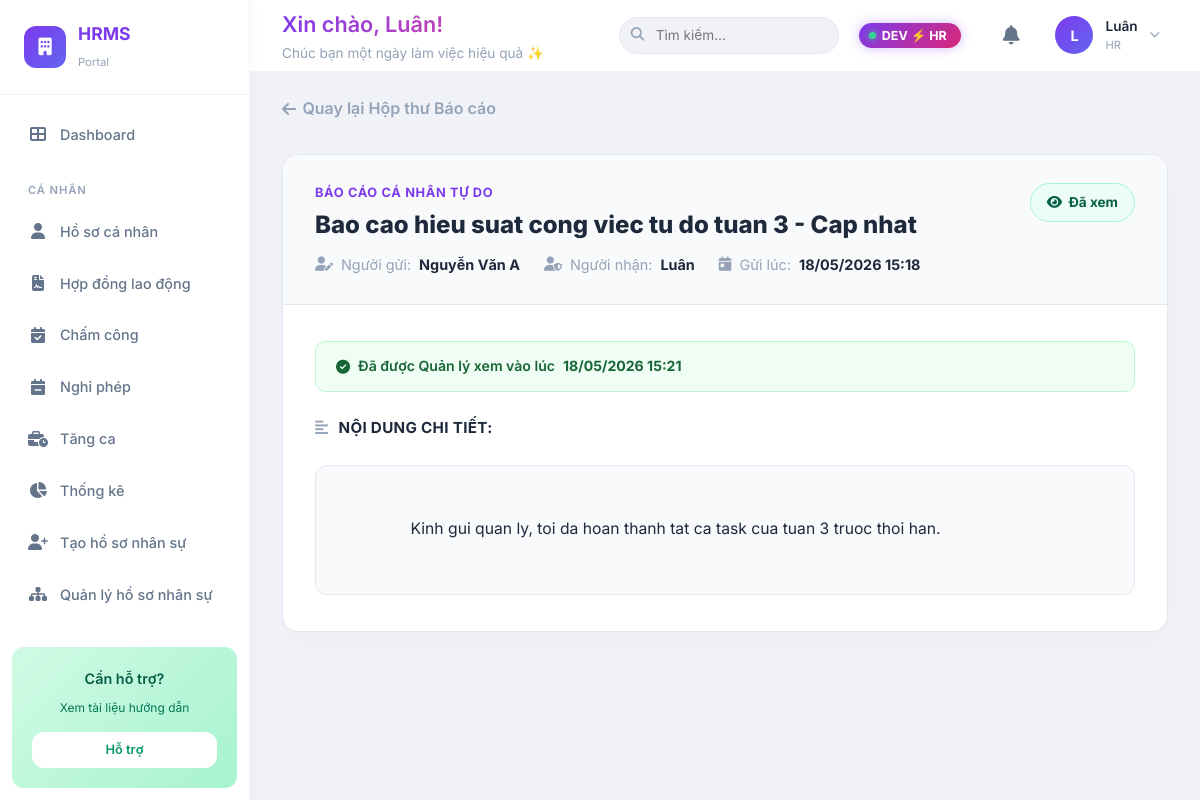
/reports/1/ (signed in), run on the app's committed database.
### accounts/models/account_model.py (models this page shows, shortened)
class UserProfile(models.Model):
    user = models.OneToOneField(
        User,
        on_delete=models.CASCADE,
        related_name="profile",
        help_text="Django user that owns this profile.",
    )
    role = models.ForeignKey(
        Role,
        on_delete=models.SET_NULL,
        null=True,
        blank=True,
        related_name="users",
        help_text="System role used for interface and access control.",
    )
    permissions = models.ManyToManyField(
        CustomPermission,
        blank=True,
        related_name="users",
        help_text="Custom permissions assigned independently from role.",
    )
    full_name = models.CharField(
        max_length=255,
        blank=True,
        null=True,
        default="",
        help_text="Full name from registration.",
    )
    employee_id = models.CharField(
        max_length=50,
        unique=True,
        help_text="Unique employee ID.",
    )
    @property
    def is_admin(self):
        if self.role and self.role.name == Role.ADMIN:
            return True
        return bool(self.user_id and self.user.is_superuser and not self.role)
    class Meta:
        ordering = ["user__username"]

### accounts/models/role_model.py (models this page shows, shortened)
class Role(models.Model):
    ADMIN = "admin"
    HR = "hr"
    MANAGER = "manager"
    LEADER = "leader"
    EMPLOYEE = "employee"
    ROLE_CHOICES = [
        (ADMIN, "Admin"),
        (HR, "HR"),
        (MANAGER, "Manager"),
        (LEADER, "Leader"),
        (EMPLOYEE, "Employee"),
    ]
    name = models.CharField(
        max_length=50,
        unique=True,
        choices=ROLE_CHOICES,
        help_text="Tên vai trò (VD: 'admin', 'manager').",
    )
    description = models.TextField(
        blank=True,
        default="",
        help_text="Mô tả vai trò này làm gì.",
    )
    class Meta:
        ordering = ["name"]

### reports_interactions/models/report_model.py (models this page shows, shortened)
class Report(models.Model):
    SUBMITTED = 'submitted'
    NEEDS_UPDATE = 'needs_update'
    ACKNOWLEDGED = 'acknowledged'
    STATUS_CHOICES = [
        (SUBMITTED, 'Đã gửi'),
        (NEEDS_UPDATE, 'Yêu cầu cập nhật'),
        (ACKNOWLEDGED, 'Đã tiếp nhận'),
    ]
    author = models.ForeignKey(
        User,
        on_delete=models.CASCADE,
        related_name='reports_sent',
        help_text="Người gửi báo cáo.",
    )
    recipient = models.ForeignKey(
        User,
        on_delete=models.CASCADE,
        related_name='reports_received',
        help_text="Quản lý nhận báo cáo.",
        null=True,
        blank=True,
    )
    title = models.CharField(
        max_length=255,
        help_text="Tiêu đề báo cáo.",
    )
    content = models.TextField(
        help_text="Nội dung báo cáo.",
    )
    file_attachment = models.FileField(
        upload_to='report_attachments/',
        null=True,
        blank=True,
        help_text="Tài liệu/file đính kèm.",
    )
    is_viewed = models.BooleanField(
        default=False,
        help_text="Trạng thái đã xem của cấp quản lý.",
    )
    viewed_at = models.DateTimeField(
        null=True,
        blank=True,
        help_text="Thời điểm quản lý xem báo cáo.",
    )
    status = models.CharField(
        max_length=20, choices=STATUS_CHOICES, default=SUBMITTED,
        help_text='Trạng thái nghiệp vụ của báo cáo.',
    )
    manager_note = models.TextField(
        blank=True, default='',
        help_text='Phản hồi/chỉ đạo của quản lý.',
    )
    created_at = models.DateTimeField(auto_now_add=True)
    updated_at = models.DateTimeField(auto_now=True)
    class Meta:
        ordering = ['-created_at']
        verbose_name = 'Báo cáo'
        verbose_name_plural = 'Báo cáo'

### reports_interactions/views/__init__.py (the view, shortened to what this page needs)
# urls.py: path('reports/<int:pk>/', report_detail_view, name='report_detail'),
@login_required
def report_detail_view(request, pk):
    ensure_profile(request.user)
    report = get_object_or_404(Report, pk=pk)
    is_author = (report.author == request.user)
    is_recipient = (report.recipient == request.user)
    is_superuser = request.user.is_superuser
    if not (is_author or is_recipient or is_superuser):
        messages.error(request, 'Bạn không có quyền xem báo cáo này!')
        return redirect('reports')
    if is_recipient and not report.is_viewed:
        report.is_viewed = True
        report.viewed_at = timezone.now()
        report.save()
    return render(request, 'reports_interactions/report_detail.html', {
        'active_page': 'reports',
        'report': report,
        'is_author': is_author,
        'is_recipient': is_recipient,
    })

### reports_interactions/templates/reports_interactions/report_detail.html (shortened to what this page needs)
{% extends 'accounts/base_dashboard.html' %}
{% load static %}
{% block content %}
<div class="animate-fade">
    {% if is_recipient %}
    <a href="{% url 'report_inbox' %}" class="btn-back">
        <i class="fa-solid fa-arrow-left"></i> Quay lại Hộp thư Báo cáo
    </a>
    {% else %}
    <a href="{% url 'reports' %}" class="btn-back">
        <i class="fa-solid fa-arrow-left"></i> Quay lại trang Quản lý Báo cáo
    </a>
    {% endif %}
    <div class="detail-card">
        <div class="detail-header">
            <div>
                <span style="font-size:0.8rem; text-transform:uppercase; font-weight:700; letter-spacing:0.05em; color:var(--primary); display:block; margin-bottom:0.4rem;">
                    Báo cáo cá nhân tự do
                </span>
                <h2 style="font-size: 1.5rem; font-weight: 800; color: var(--text-main); margin: 0 0 0.75rem 0; line-height: 1.3;">
                    {{ report.title }}
                </h2>
                <div style="display:flex; flex-wrap:wrap; gap: 1.5rem; margin-top: 0.5rem;">
                    <div class="meta-item">
                        <i class="fa-solid fa-user-pen"></i> Người gửi: <strong>{{ report.author.profile.full_name|default:report.author.username }}</strong>
                    </div>
                    <div class="meta-item">
                        <i class="fa-solid fa-user-shield"></i> Người nhận: <strong>{{ report.recipient.profile.full_name|default:report.recipient.username }}</strong>
                    </div>
                    <div class="meta-item">
                        <i class="fa-solid fa-calendar-day"></i> Gửi lúc: <strong>{{ report.created_at|date:"d/m/Y H:i" }}</strong>
                    </div>
                </div>
            </div>
            <div>
                {% if report.is_viewed %}
                <span class="badge-status-lg badge-lg-viewed">
                    <i class="fa-solid fa-eye"></i> Đã xem
                </span>
                {% else %}
                <span class="badge-status-lg badge-lg-pending">
                    <i class="fa-solid fa-hourglass-half"></i> Chờ xem
                </span>
                {% endif %}
            </div>
        </div>
        <div class="detail-body">
            {% if report.is_viewed %}
            <div style="background: #f0fdf4; border: 1px solid #bbf7d0; color: #166534; padding: 0.85rem 1.25rem; border-radius: 10px; font-size: 0.88rem; font-weight:600; display:flex; align-items:center; gap:0.5rem; margin-bottom:1.5rem;">
                <i class="fa-solid fa-circle-check"></i>
                Đã được Quản lý xem vào lúc <strong>{{ report.viewed_at|date:"d/m/Y H:i" }}</strong>
            </div>
            {% endif %}
            <h4 style="margin: 0; font-size: 0.95rem; font-weight: 700; color: var(--text-primary); text-transform: uppercase; letter-spacing:0.02em;">
                <i class="fa-solid fa-align-left" style="margin-right:6px; color:var(--text-muted);"></i> Nội dung chi tiết:
            </h4>
            <div class="content-box">
                {{ report.content }}
            </div>
        </div>
    </div>
</div>
{% endblock %}

### accounts/templates/accounts/base_dashboard.html (shortened to what this page needs)
{% load static %}
<!DOCTYPE html>
<html lang="vi">
<head>
    <link rel="stylesheet" href="https://cdnjs.cloudflare.com/ajax/libs/font-awesome/6.5.1/css/all.min.css">
    <link rel="stylesheet" href="{% static 'accounts/css/style.css' %}">
</head>
<body>
    <div class="app-wrapper">
        <aside class="sidebar" id="sidebar">
            <div class="sidebar-header">
                <div class="sidebar-logo">
                    <div class="logo-icon">
                        <i class="fa-solid fa-building"></i>
                    </div>
                    <div class="logo-text">
                        <span class="logo-name">HRMS</span>
                        <span class="logo-sub">Portal</span>
                    </div>
                </div>
            </div>
            <nav class="sidebar-nav">
                <a href="{% url 'dashboard' %}"
                   class="nav-item {% if active_page == 'dashboard' %}active{% endif %}">
                    <i class="fa-solid fa-th-large"></i>
                    <span>Dashboard</span>
                </a>
                {% if not request.user.profile.is_admin %}
                <div class="nav-section-title">Cá nhân</div>
                <a href="{% url 'profile' %}"
                   class="nav-item {% if active_page == 'profile' %}active{% endif %}">
                    <i class="fa-solid fa-user"></i>
                    <span>Hồ sơ cá nhân</span>
                </a>
                <a href="{% url 'contract' %}" class="nav-item {% if active_page == 'contract' %}active{% endif %}">
                    <i class="fa-solid fa-file-contract"></i>
                    <span>Hợp đồng lao động</span>
                </a>
                <a href="{% url 'attendance' %}" class="nav-item {% if active_page == 'attendance' %}active{% endif %}">
                    <i class="fa-solid fa-calendar-check"></i>
                    <span>Chấm công</span>
                </a>
                <a href="{% url 'leave' %}" class="nav-item {% if active_page == 'leave' %}active{% endif %}">
                    <i class="fa-solid fa-calendar-minus"></i>
                    <span>Nghỉ phép</span>
                </a>
                <a href="{% url 'overtime' %}" class="nav-item {% if active_page == 'overtime' %}active{% endif %}">
                    <i class="fa-solid fa-business-time"></i>
                    <span>Tăng ca</span>
                </a>
                {% if request.user.profile.role.name == 'hr' or request.user.profile.role.name == 'manager' or request.user.profile.role.name == 'leader' %}
                <a href="{% url 'statistics' %}" class="nav-item {% if active_page == 'statistics' %}active{% endif %}">
                    <i class="fa-solid fa-chart-pie"></i>
                    <span>Thống kê</span>
                </a>
                {% endif %}
                {% if request.user.profile.role.name == 'hr' %}
                <a href="{% url 'hr_create_profile' %}" class="nav-item {% if active_page == 'hr_profiles' %}active{% endif %}">
                    <i class="fa-solid fa-user-plus"></i>
                    <span>Tạo hồ sơ nhân sự</span>
                </a>
                <a href="{% url 'user_list' %}" class="nav-item {% if active_page == 'users' %}active{% endif %}">
                    <i class="fa-solid fa-sitemap"></i>
                    <span>Quản lý hồ sơ nhân sự</span>
                </a>
                <a href="{% url 'evaluation_hr_approval' %}" class="nav-item {% if active_page == 'evaluation_hr_approval' %}active{% endif %}">
                </a>
                {% endif %}
                {% endif %}
            </nav>
            <div class="sidebar-help">
                <p>Cần hỗ trợ?</p>
                <span>Xem tài liệu hướng dẫn</span>
                <a href="#" class="btn-support">Hỗ trợ</a>
            </div>
        </aside>
        <div class="main-area">
            <header class="topbar">
                <div class="topbar-left">
                    <div class="welcome-section">
                        <h2 class="text-gradient">
                            Xin chào, {{ request.user.profile.full_name|default:request.user.username }}!
                        </h2>
                        <p>Chúc bạn một ngày làm việc hiệu quả ✨</p>
                    </div>
                </div>
                <div class="topbar-right">
                    <div class="search-box">
                        <i class="fa-solid fa-search"></i>
                        <input type="text" placeholder="Tìm kiếm...">
                    </div>
                    {% if request.user.is_superuser %}
                    <div class="dev-switcher">
                        <button class="dev-toggle" onclick="document.getElementById('devPanel').classList.toggle('open')" type="button">
                            <span class="dev-dot"></span>
                            DEV ⚡ {% if request.user.profile.role %}{{ request.user.profile.role.get_name_display }}{% else %}No Role{% endif %}
                        </button>
                    </div>
                    {% endif %}
                    <div class="notification-wrapper" style="position: relative;">
                        <button class="notification-btn" id="notificationBtn" style="background: none; border: none; cursor: pointer; position: relative;">
                            <i class="fa-solid fa-bell" style="font-size: 1.2rem; color: var(--text-secondary);"></i>
                        </button>
                    </div>
                    <div class="user-menu">
                        <div class="user-avatar">
                            {{ request.user.username|make_list|first|upper }}
                        </div>
                        <div class="user-info">
                            <span class="name">
                                {{ request.user.profile.full_name|default:request.user.username }}
                            </span>
                            <span class="role">
                                {% if request.user.profile.role %}
                                    {{ request.user.profile.role.get_name_display }}
                                {% else %}
                                    User
                                {% endif %}
                            </span>
                        </div>
                        <i class="fa-solid fa-chevron-down" style="font-size:0.65rem;color:var(--text-muted);"></i>
                    </div>
                </div>
            </header>
            <main class="content">
                {% block content %}{% endblock %}
            </main>
        </div>
    </div>
</body>
</html>

### data on the page
Report: title "Bao cao hieu suat cong viec tu do tuan 3 - Cap nhat", author.profile.full_name "Nguyễn Văn A", recipient.profile.full_name "Luân", created_at "18/05/2026 15:18", viewed_at "18/05/2026 15:21", content "Kinh gui quan ly, toi da hoan thanh tat ca task cua tuan 3 truoc thoi han."

### other printed values
{{ request.user.profile.full_name|default:request.user.username }} "Luân"
{{ request.user.profile.role.get_name_display }} "HR"
{{ request.user.username|make_list|first|upper }} "L"
